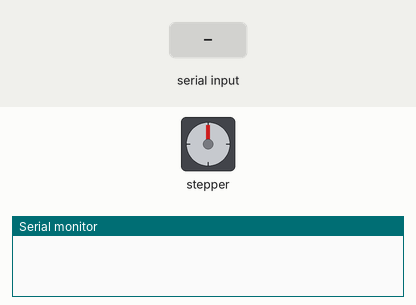
A sketch run on a simulated Arduino Uno, built with avr-gcc and run on an emulated ATmega328P. Shown: stepper motor, the last lines printed to the serial monitor. The inputs (shaded band) are chosen by the test bench. Stepper angles assume 800 steps per turn.

Above: at 1.2 s.
1.3 s: "90,45\n" received over Serial
At 2.7 s:
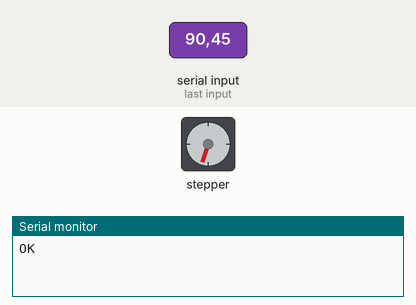
3.4 s: "30,150\n" received over Serial
At 4.4 s:
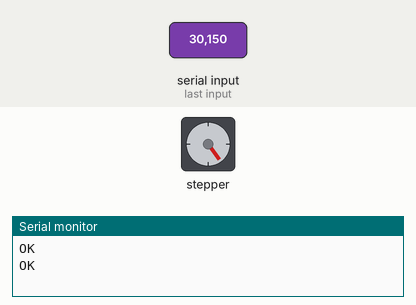
5.1 s: "5\n" received over Serial
At 5.7 s:
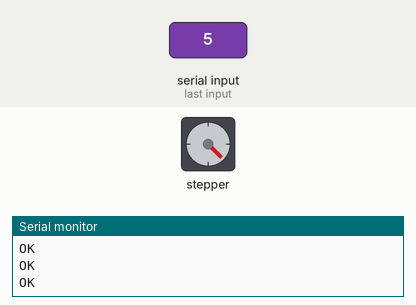
6.6 s: "90\n" received over Serial
At 7.8 s:
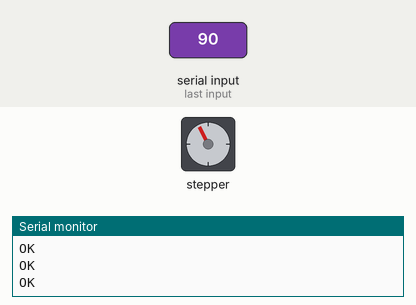
8.7 s: "200\n" received over Serial
At 9.15 s:
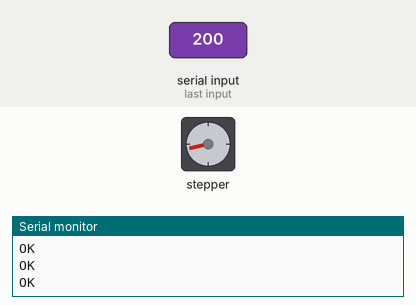
11.7 s: "90,45\n" received over Serial
At 13.0 s:
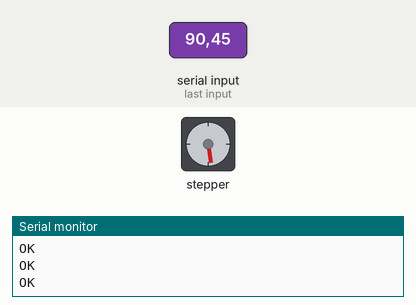
Timing chart, 0 to 14.7 s (numbered marks = the images above; inputs shaded):
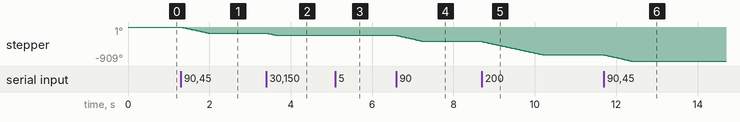

The sketch:

deneme.ino
```cpp
#include <Arduino.h>
#include "A4988.h"

// Motor pin tanımlamaları
int Step = 3;   // Step pini
int Dire = 2;   // Direction pini
int Sleep = 4;  // Sleep modu kontrolü
int MS1 = 7;    // Microstepping kontrol pin 1
int MS2 = 6;    // Microstepping kontrol pin 2
int MS3 = 5;    // Microstepping kontrol pin 3

// Motor özellikleri
const int spr = 200;      // Tam turda adım sayısı (steps per revolution)
int RPM = 40;            // Dakikadaki dönüş sayısı
int Microsteps = 4;      // Microstepping ayarı (1, 2, 4, 8, or 16)

// Motor sürücü nesnesi
A4988 stepper(spr, Dire, Step, MS1, MS2, MS3);

void setup() {
  // Pin ayarları
  pinMode(Step, OUTPUT);
  pinMode(Dire, OUTPUT);
  pinMode(Sleep, OUTPUT);

  // Başlangıç durumu
  digitalWrite(Step, LOW);
  digitalWrite(Dire, LOW);
  digitalWrite(Sleep, LOW);  // Sleep modunu aktif et

  // Motor ayarları
  stepper.begin(RPM, Microsteps);

  // Seri haberleşme başlat
  Serial.begin(9600);
}

void loop() {
  if (Serial.available() > 0) {
    // Veri geldiğinde Sleep'ten çık
    digitalWrite(Sleep, HIGH);

    // Seri porttan gelen veriyi oku
    String data = Serial.readStringUntil('\n');

    // Veriyi parçala (format: "adım_sayısı,yön")
    int comma = data.indexOf(',');
    int steps = data.substring(0, comma).toInt();
    int direction = data.substring(comma + 1).toInt();

    // Yön ve adım sayısına göre motoru döndür
    if (direction == 1) {
      stepper.rotate(steps * (360.0 / spr));  // Derece cinsinden döndürme
    } else {
      stepper.rotate(-steps * (360.0 / spr));
    }

    // İşlem tamamlandı bilgisini gönder
    Serial.println("OK");

    // İşlem bittikten sonra Sleep moduna geç
    digitalWrite(Sleep, LOW);
  }
  // Loop boştayken Sleep modunda kalır
}
```

Measured:
- after the input at 1.3 s, stepper: turns 162° counter-clockwise in 0.66 s, starting at once
- after the input at 3.4 s, stepper: turns 54° counter-clockwise in 0.21 s, starting at once
- after the input at 5.1 s, stepper: goes -221° 0.02 s, then -225°, starting at once
- after the input at 6.6 s, stepper: turns 162° counter-clockwise in 0.66 s, starting at once
- after the input at 8.7 s, stepper: turns 360° counter-clockwise in 1.5 s, starting at once
- after the input at 11.7 s, stepper: turns 162° counter-clockwise in 0.66 s, starting at once
